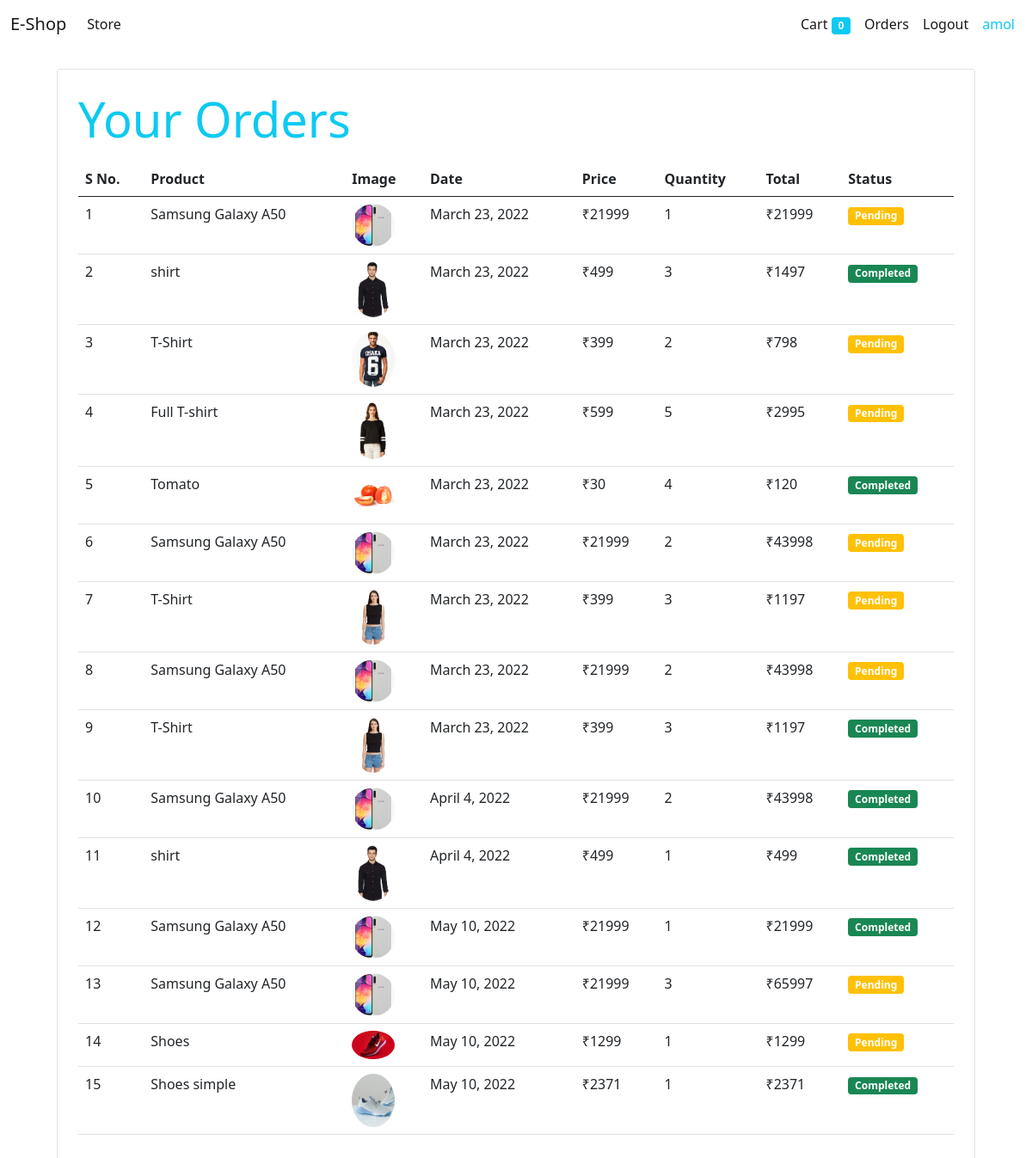
The page /orders (signed in) on the database as committed earlier.
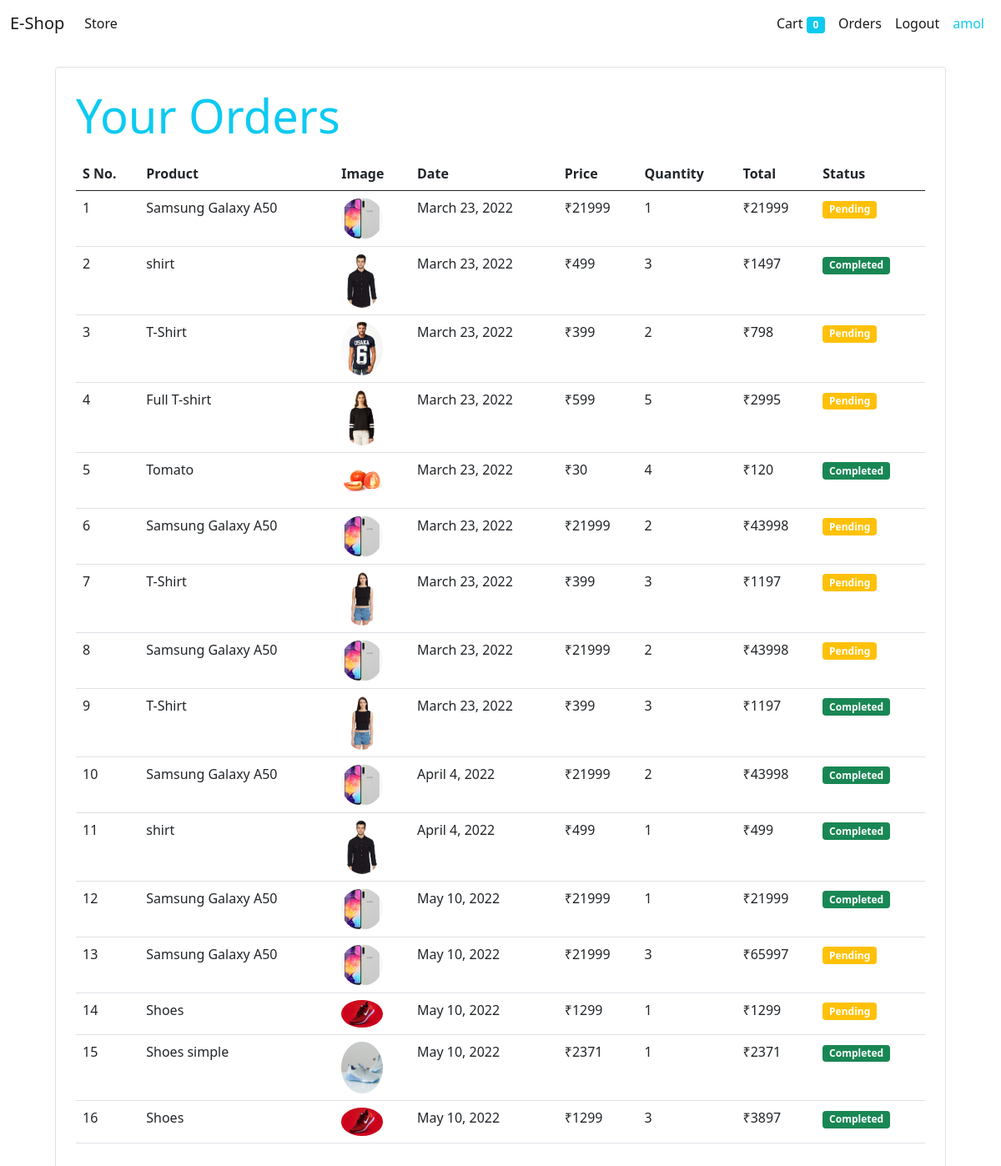
The same page on the database as committed later.
### store/models/orders.py (models this page shows, shortened)
class Orders(models.Model):
    product=models.ForeignKey(Product,on_delete=models.CASCADE)
    customer=models.ForeignKey(Customer,on_delete=models.CASCADE)
    quantity=models.IntegerField(default=1)
    price=models.IntegerField()
    address=models.CharField(max_length=50 ,default='',blank=True)
    mobile=models.CharField(max_length=10,default='',blank=True)
    date=models.DateField(default=datetime.datetime.today)
    status=models.BooleanField(default=False)
    @staticmethod
    def get_orders_by_customer_id(customer_id):
        return Orders.objects.filter(customer = customer_id).order_by('date')

### store/models/product.py (models this page shows, shortened)
class Product(models.Model):
    name = models.CharField(max_length=50)
    price = models.IntegerField(default=0)
    category = models.ForeignKey(Category, on_delete=models.CASCADE, default=1)
    description = models.CharField(max_length=200)
    image = models.ImageField(upload_to='uploads/products/')

### store/views/order.py (the view)
# urls.py: path('orders',Order_View.as_view(),name='orders'),
class Order_View(View):
    @method_decorator(login_required)
    def get(self, request):
        customer = request.session.get('customer_id')
        orders = Orders.get_orders_by_customer_id(customer)
        return render(request,'orders.html',{'orders':orders})

### store/templatetags/custom_filter.py (called while the page is built)
@register.filter(name='currency')
def currency(price):
    return '₹' + str(price)

@register.filter(name='multiply')
def multiply(number,number1):
    return number * number1

### store/templates/orders.html (shortened to what this page needs)
{% extends 'base.html' %}
{% block body %}
{% load cart %}
{% load custom_filter %}
<div class="container">
    <div class="border rounded p-4 m-4">
    <p class='display-4 pl-4 ml-4 text-info '>Your Orders </p>
        <table class="table">
            <thead>
                <tr>
                    <th>S No.</th>
                    <th>Product</th>
                    <th>Image</th>
                    <th>Date</th>
                    <th>Price</th>
                    <th>Quantity</th>
                    <th>Total</th>
                    <th>Status</th>
                </tr>
            </thead>
            <tbody>
                {% for order in orders %}
                <tr>
                    <td scope="row">{{forloop.counter}}</td>
                    <td>{{order.product.name}}</td>
                    <td><img src="{{order.product.image.url}}" class="rounded-circle" style="width: 50px;" alt=""></td>
                    <td>{{order.date}}</td>
                    <td>{{order.price|currency}}</td>
                    <td>{{order.quantity}}</td>
                    <td>{{order.price|multiply:order.quantity|currency}}</td>
                    <td>
                    {% if order.status %}
                      <small class="badge bg-success">
                        Completed
                      </small>
                    {% else %}
                      <small class="badge bg-warning">
                        Pending
                      </small>
                    {% endif %}
                </tr>
                {% endfor %}
            </tbody>
        </table>
    </div>
</div>
{% endblock body %}

Rows that differ between the two databases and show on the page:
added Orders: product.name "Shoes", product.image (picture), date "May 10, 2022", price "₹1299", quantity "3", price|multiply "₹3897", status "Completed"
